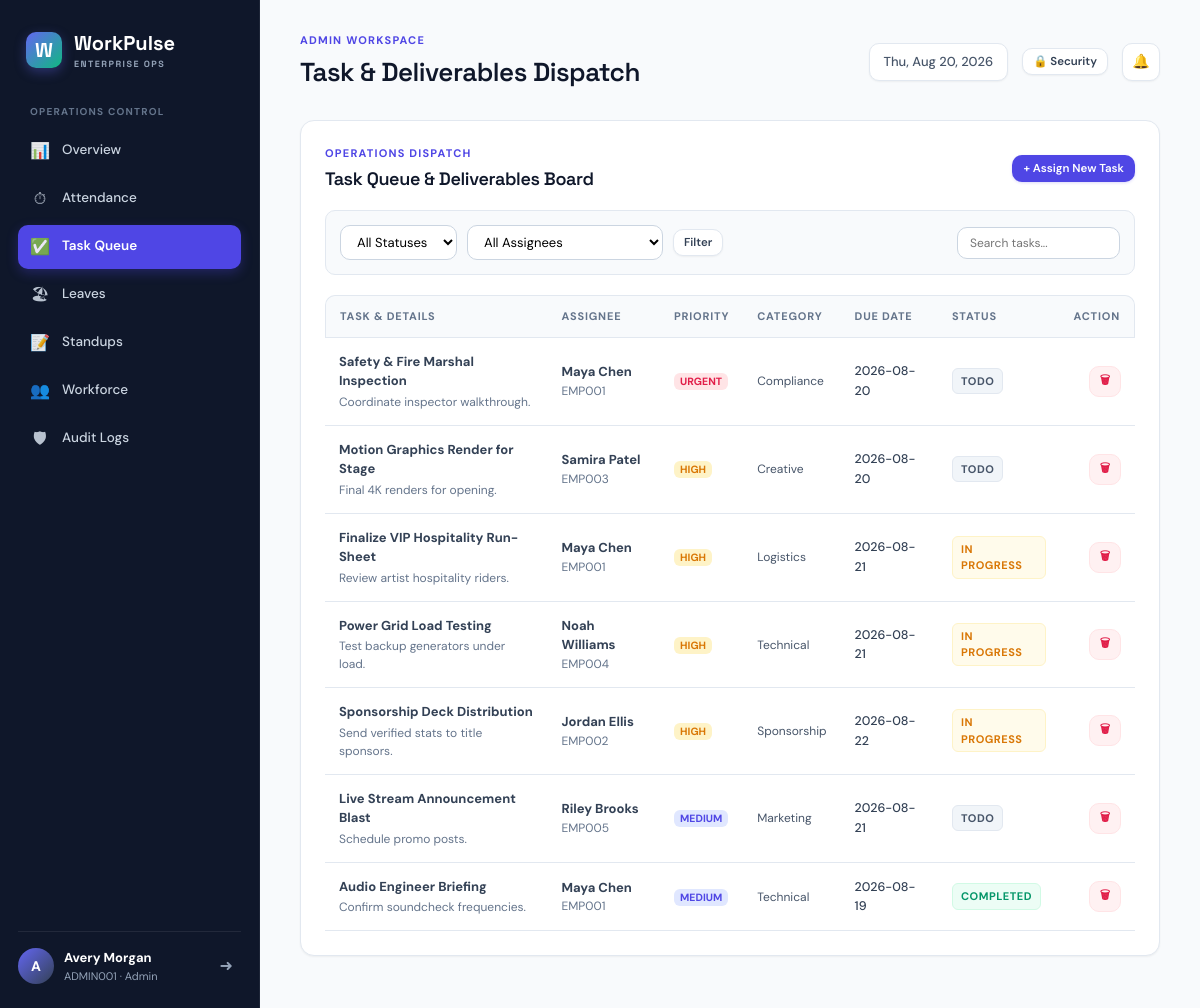
The app's page /admin/tasks (signed in) with its own data.
### tables this page shows
CREATE TABLE users (
  id integer primary key autoincrement,
  emp_id varchar(50) unique not null,
  name varchar(160) not null,
  email varchar(255) unique,
  password_hash text not null,
  role varchar(20) not null check (role in ('ADMIN', 'EMPLOYEE')),
  department varchar(100) default 'Operations',
  designation varchar(120) default 'Team Member',
  phone varchar(50),
  is_active integer not null default 1,
  created_at text not null default (datetime('now')),
  last_login text
);

CREATE TABLE tasks (
  id integer primary key autoincrement,
  employee_id integer not null references users(id) on delete cascade,
  title varchar(200) not null,
  description text,
  priority varchar(20) not null default 'MEDIUM',
  category varchar(100) default 'General',
  due_date text,
  status varchar(20) not null default 'TODO',
  created_at text not null default (datetime('now')),
  completed_at text
);

### app.py (the view, shortened to what this page needs)
@app.route('/admin/tasks', methods=['GET', 'POST'])
@role_required('ADMIN')
def admin_tasks():
    status_filter = request.args.get('status', '')
    employee_filter = request.args.get('employee', '')
    sql = """
        select t.*, u.name as employee_name, u.emp_id, u.department
        from tasks t
        join users u on u.id = t.employee_id
        where 1=1
    """
    params = []
    if status_filter:
        sql += " and t.status = %s"
        params.append(status_filter)
    if employee_filter:
        sql += " and t.employee_id = %s"
        params.append(employee_filter)
    order_clause = "order by (t.status='COMPLETED'), case when t.priority='URGENT' then 1 when t.priority='HIGH' then 2 else 3 end, t.due_date nulls last, t.created_at desc limit 200"
    tasks = query(f"{sql} {order_clause}", params)
    active_cond = "is_active = 1" if IS_SQLITE else "is_active = true"
    employees = query(f"select id, name, emp_id from users where role='EMPLOYEE' and {active_cond} order by name")
    return render_template(
        'admin_tasks.html',
        heading='Task & Deliverables Dispatch',
        tasks=tasks,
        employees=employees,
        filters={'status': status_filter, 'employee': employee_filter}
    )

### app.py (called while the page is built, shortened)
def parse_dt(val):
    if not val:
        return None
    if isinstance(val, (datetime, date)):
        return val
    val_str = str(val).strip()
    for fmt in ('%Y-%m-%d %H:%M:%S%z', '%Y-%m-%d %H:%M:%S', '%Y-%m-%dT%H:%M:%S%z', '%Y-%m-%dT%H:%M:%S', '%Y-%m-%d'):
        try:
            return datetime.strptime(val_str, fmt)
        except ValueError:
            pass
    return val

def sqlite_row_factory(cursor, row):
    d = {}
    for idx, col in enumerate(cursor.description):
        col_name = col[0]
        val = row[idx]
        if col_name in ('punch_in', 'punch_out', 'created_at', 'start_time', 'end_time', 'last_activity', 'last_login', 'completed_at', 'reviewed_at', 'updated_at') and isinstance(val, str):
            val = parse_dt(val)
        d[col_name] = val
    return d

def get_db():
    if IS_SQLITE:
        conn = sqlite3.connect('workpulse.db', check_same_thread=False)
        conn.row_factory = sqlite_row_factory
        conn.create_function("now", 0, lambda: datetime.now(timezone.utc).strftime('%Y-%m-%d %H:%M:%S'))
        conn.create_function("current_date", 0, lambda: date.today().strftime('%Y-%m-%d'))
        conn.create_function("greatest", 2, lambda a, b: max(a or 0, b or 0))
        conn.create_function("least", 2, lambda a, b: min(a or 0, b or 0))
        return conn

def current_user():
    uid = session.get('user_id')
    if not uid:
        return None
    try:
        active_cond = "is_active = 1" if IS_SQLITE else "is_active = true"
        return query(f'select * from users where id=%s and {active_cond}', (uid,), one=True)
    except Exception:
        return None

def login_required(view):
    @wraps(view)
    def wrapped(*args, **kwargs):
        if not current_user():
            session.clear()
            return redirect(url_for('login', next=request.path))
        return view(*args, **kwargs)
    return wrapped

def role_required(role):
    def decorator(view):
        @wraps(view)
        @login_required
        def wrapped(*args, **kwargs):
            if session.get('role') != role:
                abort(403)
            return view(*args, **kwargs)
        return wrapped
    return decorator

@app.after_request
def add_security_headers(response):
    response.headers['X-Content-Type-Options'] = 'nosniff'
    response.headers['X-Frame-Options'] = 'SAMEORIGIN'
    response.headers['X-XSS-Protection'] = '1; mode=block'
    return response

### templates/admin_tasks.html (shortened to what this page needs)
{% extends 'base.html' %}
{% block content %}
<section class="panel">
  <div class="section-heading" style="flex-wrap:wrap; gap:16px;">
    <div>
      <span class="eyebrow">OPERATIONS DISPATCH</span>
      <h2>Task Queue & Deliverables Board</h2>
    </div>
    <div class="section-heading-actions">
      <button class="button primary small" data-open-modal="newTaskModal">
        + Assign New Task
      </button>
    </div>
  </div>
  <form method="get" class="filter-bar" style="background:var(--slate-50); padding:14px; border-radius:var(--radius-md); border:1px solid var(--slate-200); margin-bottom: 20px;">
    <div>
      <select name="status">
        <option value="">All Statuses</option>
      </select>
    </div>
    <div>
      <select name="employee">
        <option value="">All Assignees</option>
      </select>
    </div>
    <button type="submit" class="button secondary small">Filter</button>
    <div style="margin-left:auto;">
      <input type="text" placeholder="Search tasks..." data-table-search="tasksTable" style="padding: 7px 12px; font-size:12px;">
    </div>
  </form>
  <div class="table-wrap">
    <table id="tasksTable">
      <thead>
        <tr>
          <th>Task & Details</th>
          <th>Assignee</th>
          <th>Priority</th>
          <th>Category</th>
          <th>Due Date</th>
          <th>Status</th>
          <th style="text-align:right;">Action</th>
        </tr>
      </thead>
      <tbody>
        {% for task in tasks %}
          <tr>
            <td style="max-width:320px;">
              <strong>{{ task.title }}</strong>
              {% if task.description %}
                <small style="display:block; color:var(--slate-500); margin-top:2px;">{{ task.description }}</small>
              {% endif %}
            </td>
            <td>
              <strong>{{ task.employee_name }}</strong>
              <small style="display:block; color:var(--slate-500);">{{ task.emp_id }}</small>
            </td>
            <td>
              <span class="priority-pill priority-{{ task.priority|lower }}">
                {{ task.priority }}
              </span>
            </td>
            <td>
              <span style="font-size:12px; color:var(--slate-600);">{{ task.category or 'General' }}</span>
            </td>
            <td>
              <span style="font-weight:500; font-size:12.5px;">{{ task.due_date or '—' }}</span>
            </td>
            <td>
              <span class="status-badge {{ task.status|lower }}">
                {{ task.status|replace('_', ' ')|title }}
              </span>
            </td>
            <td style="text-align:right;">
              <form method="post" action="{{ url_for('admin_delete_task', task_id=task.id) }}" style="display:inline;" onsubmit="return confirm('Delete this task?');">
                <button type="submit" class="button small danger" title="Delete Task">&#128465;</button>
              </form>
            </td>
          </tr>
        {% else %}
          <tr>
            <td colspan="7" class="empty-state">No tasks match the active filters.</td>
          </tr>
        {% endfor %}
      </tbody>
    </table>
  </div>
</section>
{% endblock %}

### templates/base.html (shortened to what this page needs)
<!doctype html>
<html lang="en">
<head>
  <link rel="stylesheet" href="{{ url_for('static', filename='css/style.css') }}">
</head>
<body>
  <div class="app-shell">
    <aside class="sidebar">
      <a class="brand" href="{{ url_for('dashboard') }}">
        <span class="brand-mark">W</span>
        <div class="brand-text">
          <span>WorkPulse</span>
          <small>ENTERPRISE OPS</small>
        </div>
      </a>
      {% if session.get('role') == 'ADMIN' %}
        <div class="nav-section-title">Operations Control</div>
        <nav>
          <a href="{{ url_for('admin_dashboard') }}" class="nav-link {{ 'active' if current_endpoint == 'admin_dashboard' else '' }}">
            <span class="nav-icon">&#128202;</span> Overview
          </a>
          <a href="{{ url_for('admin_attendance') }}" class="nav-link {{ 'active' if current_endpoint in ('admin_attendance', 'export_attendance_csv') else '' }}">
            <span class="nav-icon">&#9201;</span> Attendance
          </a>
          <a href="{{ url_for('admin_tasks') }}" class="nav-link {{ 'active' if current_endpoint == 'admin_tasks' else '' }}">
            <span class="nav-icon">&#9989;</span> Task Queue
          </a>
          <a href="{{ url_for('admin_leaves') }}" class="nav-link {{ 'active' if current_endpoint in ('admin_leaves', 'admin_leave_action') else '' }}">
            <span class="nav-icon">&#127958;</span> Leaves
          </a>
          <a href="{{ url_for('admin_reports') }}" class="nav-link {{ 'active' if current_endpoint in ('admin_reports', 'export_reports_csv') else '' }}">
            <span class="nav-icon">&#128221;</span> Standups
          </a>
          <a href="{{ url_for('admin_employees') }}" class="nav-link {{ 'active' if current_endpoint in ('admin_employees', 'export_employees_csv') else '' }}">
            <span class="nav-icon">&#128101;</span> Workforce
          </a>
          <a href="{{ url_for('admin_audit') }}" class="nav-link {{ 'active' if current_endpoint == 'admin_audit' else '' }}">
            <span class="nav-icon">&#128737;</span> Audit Logs
          </a>
        </nav>
      {% endif %}
      <div class="sidebar-footer">
        <span class="avatar">{{ session.get('name', 'User')[0] }}</span>
        <div class="sidebar-user-info">
          <strong>{{ session.get('name', 'Member') }}</strong>
          <small>{{ session.get('emp_id', '') }} · {{ session.get('role', '')|capitalize }}</small>
        </div>
        <a class="btn-logout" href="{{ url_for('logout') }}" title="Secure Sign Out">&#10140;</a>
      </div>
    </aside>
    <main class="main-content">
      <header class="topbar">
        <div>
          <span class="eyebrow">{{ session.get('role', 'Member')|capitalize }} Workspace</span>
          <h1>{{ heading or 'Operations Command' }}</h1>
        </div>
        <div class="topbar-actions">
          <span class="date-pill" id="todayLabel"></span>
          <button class="button secondary small" data-open-modal="passwordModal" title="Security Settings">
            &#128274; Security
          </button>
          <a class="icon-button" href="{{ url_for('notifications') }}" title="Alerts & Notifications">
            &#128276;
          </a>
        </div>
      </header>
      {% block content %}{% endblock %}
    </main>
  </div>
</body>
</html>

### records on screen
users: get "Avery Morgan", get "ADMIN001", get "Admin", get "ADMIN"
tasks: title "Safety & Fire Marshal Inspection", description "Coordinate inspector walkthrough.", employee_name "Maya Chen", emp_id "EMP001", priority "URGENT", category "Compliance", due_date "2026-08-20", status "TODO"
tasks: title "Motion Graphics Render for Stage", description "Final 4K renders for opening.", employee_name "Samira Patel", emp_id "EMP003", priority "HIGH", category "Creative", due_date "2026-08-20", status "TODO"
tasks: title "Finalize VIP Hospitality Run-Sheet", description "Review artist hospitality riders.", employee_name "Maya Chen", emp_id "EMP001", priority "HIGH", category "Logistics", due_date "2026-08-21", status "IN PROGRESS"
tasks: title "Power Grid Load Testing", description "Test backup generators under load.", employee_name "Noah Williams", emp_id "EMP004", priority "HIGH", category "Technical", due_date "2026-08-21", status "IN PROGRESS"
tasks: title "Sponsorship Deck Distribution", description "Send verified stats to title sponsors.", employee_name "Jordan Ellis", emp_id "EMP002", priority "HIGH", category "Sponsorship", due_date "2026-08-22", status "IN PROGRESS"
tasks: title "Live Stream Announcement Blast", description "Schedule promo posts.", employee_name "Riley Brooks", emp_id "EMP005", priority "MEDIUM", category "Marketing", due_date "2026-08-21", status "TODO"
tasks: title "Audio Engineer Briefing", description "Confirm soundcheck frequencies.", employee_name "Maya Chen", emp_id "EMP001", priority "MEDIUM", category "Technical", due_date "2026-08-19", status "COMPLETED"

### other values on screen
{{ session.get('name', 'User')[0] }} "A"
{{ heading or 'Operations Command' }} "Task & Deliverables Dispatch"
